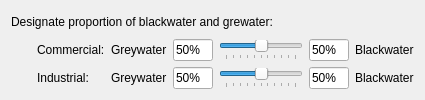
                         <widget class="QWidget" name="nres_ww_widget" native="true">
                          <property name="minimumSize">
                           <size>
                            <width>0</width>
                            <height>0</height>
                           </size>
                          </property>
                          <layout class="QGridLayout" name="gridLayout_16">
                           <item row="1" column="1">
                            <widget class="QLabel" name="nres_ww_com_lbl_2">
                             <property name="whatsThis">
                              <string>Estimate of the annual irrigation volume per hectare</string>
                             </property>
                             <property name="text">
                              <string>&lt;html&gt;&lt;head/&gt;&lt;body&gt;&lt;p&gt;Commercial:&lt;/p&gt;&lt;/body&gt;&lt;/html&gt;</string>
                             </property>
                            </widget>
                           </item>
                           <item row="1" column="3">
                            <widget class="QLineEdit" name="nres_ww_com_greybox">
                             <property name="maximumSize">
                              <size>
                               <width>40</width>
                               <height>16777215</height>
                              </size>
                             </property>
                             <property name="text">
                              <string>50%</string>
                             </property>
                            </widget>
                           </item>
                           <item row="1" column="6">
                            <widget class="QLabel" name="nres_ww_com_lbl3">
                             <property name="whatsThis">
                              <string>Estimate of the annual irrigation volume per hectare</string>
                             </property>
                             <property name="text">
                              <string>&lt;html&gt;&lt;head/&gt;&lt;body&gt;&lt;p&gt;Blackwater&lt;/p&gt;&lt;/body&gt;&lt;/html&gt;</string>
                             </property>
                            </widget>
                           </item>
                           <item row="1" column="5">
                            <widget class="QLineEdit" name="nres_ww_com_blackbox">
                             <property name="maximumSize">
                              <size>
                               <width>40</width>
                               <height>16777215</height>
                              </size>
                             </property>
                             <property name="text">
                              <string>50%</string>
                             </property>
                            </widget>
                           </item>
                           <item row="1" column="4">
                            <widget class="QSlider" name="nres_ww_com_slider">
                             <property name="minimum">
                              <number>-100</number>
                             </property>
                             <property name="maximum">
                              <number>100</number>
                             </property>
                             <property name="singleStep">
                              <number>1</number>
                             </property>
                             <property name="orientation">
                              <enum>Qt::Horizontal</enum>
                             </property>
                             <property name="tickPosition">
                              <enum>QSlider::TicksBelow</enum>
                             </property>
                             <property name="tickInterval">
                              <number>20</number>
                             </property>
                            </widget>
                           </item>
                           <item row="0" column="0" colspan="5">
                            <widget class="QLabel" name="nres_ww_lbl">
                             <property name="whatsThis">
                              <string>Estimate of the annual irrigation volume per hectare</string>
                             </property>
                             <property name="text">
                              <string>Designate proportion of blackwater and grewater:</string>
                             </property>
                            </widget>
                           </item>
                           <item row="1" column="0">
                            <spacer name="horizontalSpacer_62">
                             <property name="orientation">
                              <enum>Qt::Horizontal</enum>
                             </property>
                             <property name="sizeType">
                              <enum>QSizePolicy::Fixed</enum>
                             </property>
                             <property name="sizeHint" stdset="0">
                              <size>
                               <width>20</width>
                               <height>20</height>
                              </size>
                             </property>
                            </spacer>
                           </item>
                           <item row="1" column="2">
                            <widget class="QLabel" name="nres_ww_com_lbl2">
                             <property name="whatsThis">
                              <string>Estimate of the annual irrigation volume per hectare</string>
                             </property>
                             <property name="text">
                              <string>&lt;html&gt;&lt;head/&gt;&lt;body&gt;&lt;p&gt;Greywater&lt;/p&gt;&lt;/body&gt;&lt;/html&gt;</string>
                             </property>
                            </widget>
                           </item>
                           <item row="2" column="0">
                            <spacer name="horizontalSpacer_79">
                             <property name="orientation">
                              <enum>Qt::Horizontal</enum>
                             </property>
                             <property name="sizeType">
                              <enum>QSizePolicy::Fixed</enum>
                             </property>
                             <property name="sizeHint" stdset="0">
                              <size>
                               <width>20</width>
                               <height>20</height>
                              </size>
                             </property>
                            </spacer>
                           </item>
                           <item row="2" column="1">
                            <widget class="QLabel" name="nres_ww_ind_lbl_2">
                             <property name="whatsThis">
                              <string>Estimate of the annual irrigation volume per hectare</string>
                             </property>
                             <property name="text">
                              <string>&lt;html&gt;&lt;head/&gt;&lt;body&gt;&lt;p&gt;Industrial:&lt;/p&gt;&lt;/body&gt;&lt;/html&gt;</string>
                             </property>
                            </widget>
                           </item>
                           <item row="2" column="3">
                            <widget class="QLineEdit" name="nres_ww_ind_greybox">
                             <property name="maximumSize">
                              <size>
                               <width>40</width>
                               <height>16777215</height>
                              </size>
                             </property>
                             <property name="text">
                              <string>50%</string>
                             </property>
                            </widget>
                           </item>
                           <item row="2" column="4">
                            <widget class="QSlider" name="nres_ww_ind_slider">
                             <property name="minimum">
                              <number>-100</number>
                             </property>
                             <property name="maximum">
                              <number>100</number>
                             </property>
                             <property name="singleStep">
                              <number>1</number>
                             </property>
                             <property name="orientation">
                              <enum>Qt::Horizontal</enum>
                             </property>
                             <property name="tickPosition">
                              <enum>QSlider::TicksBelow</enum>
                             </property>
                             <property name="tickInterval">
                              <number>20</number>
                             </property>
                            </widget>
                           </item>
                           <item row="2" column="5">
                            <widget class="QLineEdit" name="nres_ww_ind_blackbox">
                             <property name="maximumSize">
                              <size>
                               <width>40</width>
                               <height>16777215</height>
                              </size>
                             </property>
                             <property name="text">
                              <string>50%</string>
                             </property>
                            </widget>
                           </item>
                           <item row="2" column="2">
                            <widget class="QLabel" name="nres_ww_ind_lbl2">
                             <property name="whatsThis">
                              <string>Estimate of the annual irrigation volume per hectare</string>
                             </property>
                             <property name="text">
                              <string>&lt;html&gt;&lt;head/&gt;&lt;body&gt;&lt;p&gt;Greywater&lt;/p&gt;&lt;/body&gt;&lt;/html&gt;</string>
                             </property>
                            </widget>
                           </item>
                           <item row="2" column="6">
                            <widget class="QLabel" name="nres_ww_ind_lbl3">
                             <property name="whatsThis">
                              <string>Estimate of the annual irrigation volume per hectare</string>
                             </property>
                             <property name="text">
                              <string>&lt;html&gt;&lt;head/&gt;&lt;body&gt;&lt;p&gt;Blackwater&lt;/p&gt;&lt;/body&gt;&lt;/html&gt;</string>
                             </property>
                            </widget>
                           </item>
                          </layout>
                         </widget>
